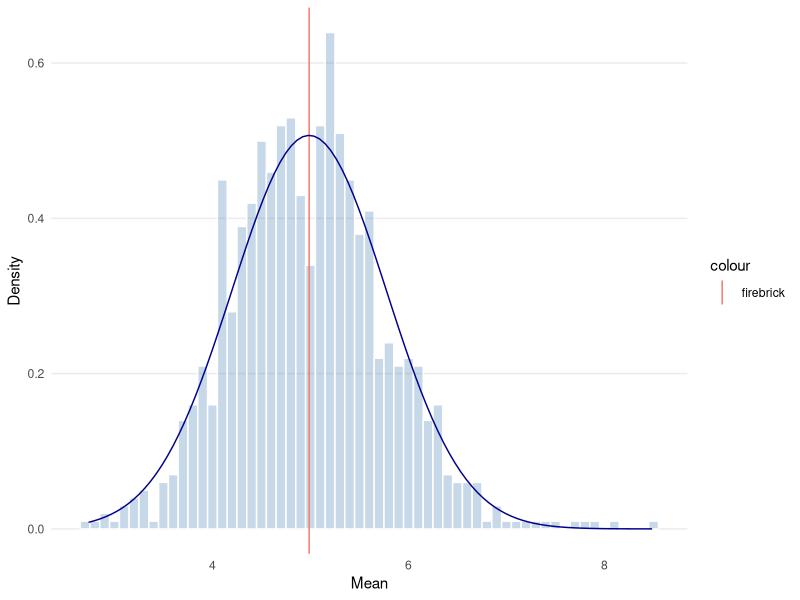

The R source for this figure:
## ---- chunk 1
# 1. ggplot2
library(ggplot2,quietly=T)

# 2. magrittr
library(magrittr,quietly=T)
## ---- chunk 2
# 1a. Set the rate parameter
lambda <- 0.2

# 1b. Set the number of exponentials to generate
n <- 40

# 1c. Set the number of simulations
sims <- 1001
## ---- chunk 3
# 2a. Set a seed for reproducibility
set.seed(8020)
# 2a. Create an empty matrix to be filled - proportions determined by constants
simulated <- 1:sims %>% lapply(function(i){rexp(n,0.2)})
means <- simulated %>% sapply(mean)

# 4a. theoretical mean
mean_theory <- 1/lambda

# 4b. theoretical SD
sd_theory <- 1/lambda

# 4c. theoretical Variance
var_theory <- sd_theory^2/n

# 5a. actual mean
mean_actual <- mean(means)

# 5b. actual variance
var_actual <- var(means)

# 4iii. confidence intervals for each mean
intervals <- means %>%
             lapply(function(i){i + c(-1,1) * 1.96 * (sd_theory/sqrt(n))})

# 4iv. function to calcualte if true mean is between confidence intervals
is.between <- function(x, a, b) {
  x > a & x < b
}

# 4v. calculate if true mean is between confidence intervals
between <- 1:length(intervals) %>%
           sapply(function(i){is.between(mean_theory, 
                                         intervals[[i]][1], 
                                         intervals[[i]][2])})

# 4vi. calculate confidence coverages
confidence_coverage <- round(100*(sum(between)/length(between)),1)
## ---- chunk 4
ggplot(data.frame("value"=means), aes(x= value))+
  geom_histogram(aes(y=..density..),fill="steelblue", alpha= 0.3,
                     binwidth = 0.1, colour="white")+
  geom_vline(aes(xintercept=mean(means),color="firebrick"))+
  theme_minimal()+
  xlab("Mean")+
  ylab("Density")+
  #ggtitle("Density plot of sample means for random exponentials")+
  theme(panel.grid.minor.y=element_blank(),
        panel.grid.major.x=element_blank(),
        panel.grid.minor.x=element_blank())+
  stat_function(color="darkblue",
                fun= dnorm , args = list(mean = mean(means) , sd = sd(means)))
